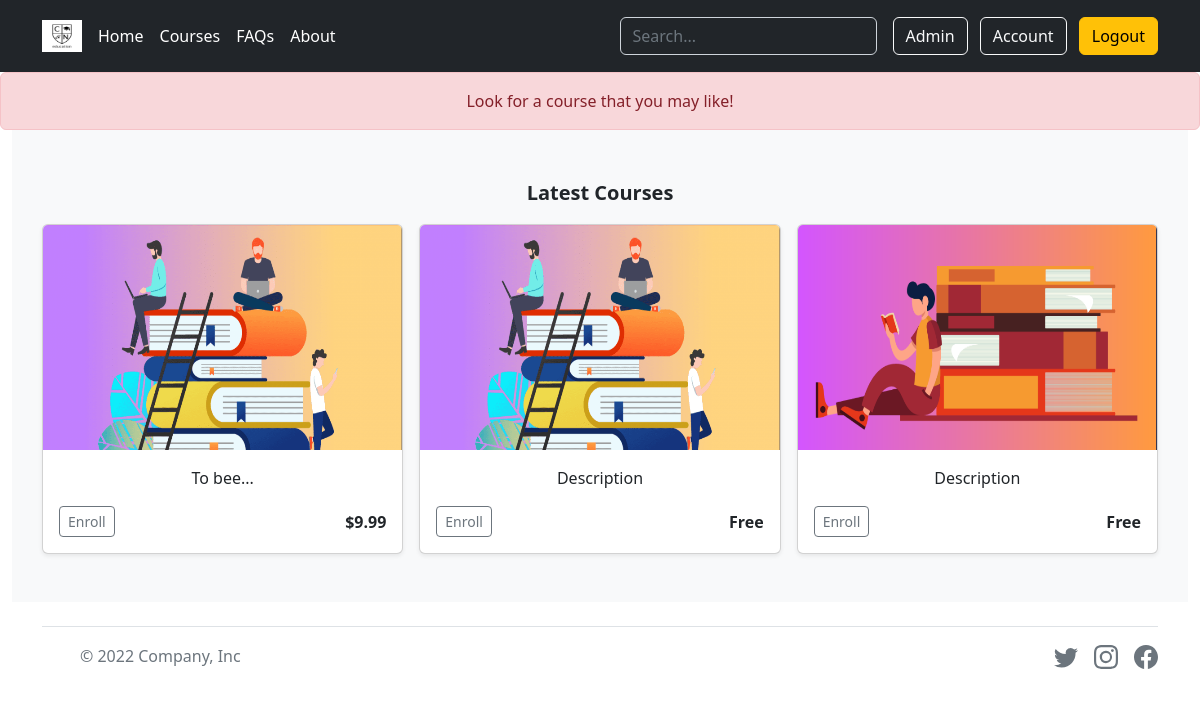
The page /account (signed in) on the database as committed earlier.
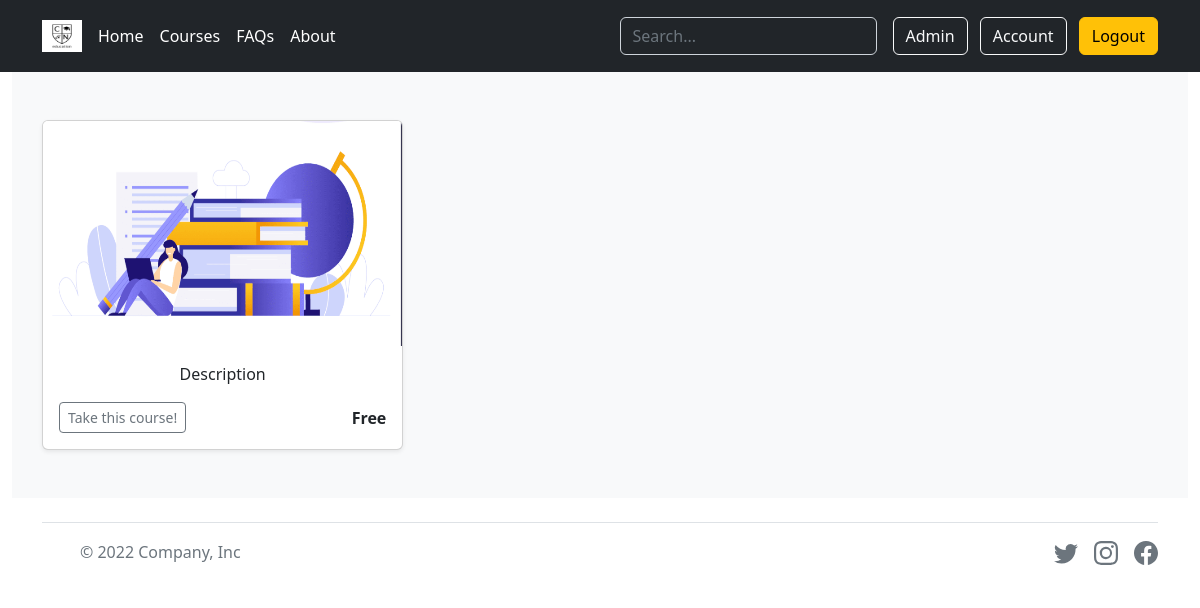
The same page on the database as committed later.
### tables this page shows
CREATE TABLE courses (id INTEGER PRIMARY KEY AUTOINCREMENT NOT NULL, price TEXT NOT NULL, text TEXT NOT NULL, name TEXT NOT NULL);

CREATE TABLE users_courses (id INTEGER PRIMARY KEY AUTOINCREMENT NOT NULL, user_id INT NOT NULL, course_id INT NOT NULL);

### app.py (the view)
@app.route("/account")
@login_required
def account():
    users_courses = db.execute("SELECT * FROM users_courses, courses WHERE courses.id = users_courses.course_id AND user_id = ?",
         session["user_id"])
    if len(users_courses) == 0:
        free = db.execute("SELECT * FROM courses ORDER BY id DESC LIMIT 3")
        flash("Look for a course that you may like!")
        return render_template("account.html", frees = free)
    return render_template("account.html", ids = users_courses)

### app.py (called while the page is built)
@app.after_request
def after_request(response):
    response.headers["Cache-Control"] = "no-cache, no-store, must-revalidate"
    response.headers["Expires"] = 0
    response.headers["Pragma"] = "no-cache"
    return response

### helpers.py (called while the page is built)
def login_required(f):
    @wraps(f)
    def decorated_function(*args, **kwargs):
        if session.get("user_id") is None:
            return redirect("/login")
        return f(*args, **kwargs)
    return decorated_function

### templates/account.html (shortened to what this page needs)
{% extends "layout-account.html" %}
{% block main %}
{% if ids %}
<div class="album py-5 bg-light">
  <div class="container">
    <div class="row row-cols-1 row-cols-sm-2 row-cols-md-3 g-3">
      {% for id in ids %}
      <form action="/course" method="post">
      <div class="col">
        <div class="card shadow-sm">
          <img src="../static/courses/{{ id.id }}.png" class="bd-placeholder-img card-img-top" width="100%" height="225" alt="...">
          <div class="card-body">
            <p class="card-text">{{ id.text }}</p>
            <div class="d-flex justify-content-between align-items-center">
              <div class="btn-group">
                <button class="btn btn-sm btn-outline-secondary" id="id" name="id" value="{{ id.id }}">Take this course!</a>
              </div>
              <small class="fs-6 fw-semibold">{{ id.price }}</small>
            </div>
          </div>
        </div>
      </div>
    </form>
      {% endfor %}
    </div>
  </div>
</div>
{% else %}
<div class="album py-5 bg-light">
  <div class="container">
    <p class="text-center fs-5 fw-semibold">Latest Courses</p>
    <div class="row row-cols-1 row-cols-sm-2 row-cols-md-3 g-3">
      {% for free in frees %}
      <form action="/course" method="post">
      <div class="col">
        <div class="card shadow-sm">
          <img src="../static/courses/{{ free.id }}.png" class="bd-placeholder-img card-img-top" width="100%" height="225" alt="...">
          <div class="card-body">
            <p class="card-text">{{ free.text }}</p>
            <div class="d-flex justify-content-between align-items-center">
              <div class="btn-group">
                <button class="btn btn-sm btn-outline-secondary" id="id" name="id" value="{{ free.id }}">Enroll</a>
              </div>
              <small class="fs-6 fw-semibold">{{ free.price }}</small>
            </div>
          </div>
        </div>
      </div>
    </form>
      {% endfor %}
    </div>
  </div>
</div>
{% endif %}
{% endblock %}

### templates/layout-account.html (shortened to what this page needs)
<!DOCTYPE html>
<html lang="eng">
    <head>
        <link href="https://cdn.jsdelivr.net/npm/bootstrap@5.2.0/dist/css/bootstrap.min.css" rel="stylesheet">
    </head>
    <body>
        <header class="p-3 text-bg-dark">
            <div class="container">
              <div class="d-flex flex-wrap align-items-center justify-content-center justify-content-lg-start">
                <a href="/" class="d-flex align-items-center mb-2 mb-lg-0 text-white text-decoration-none">
                  <img class="bi me-2" width="40" height="32" role="img" aria-label="Bootstrap" src="../static/logo2.png"></img>
                </a>
                {% if session["user_id"] %}
                <ul class="nav col-12 col-lg-auto me-lg-auto mb-2 justify-content-center mb-md-0">
                    <li><a href="/" class="nav-link px-2 text-white">Home</a></li>
                    <li><a href="/courses" class="nav-link px-2 text-white">Courses</a></li>
                    <li><a href="#" class="nav-link px-2 text-white">FAQs</a></li>
                    <li><a href="#" class="nav-link px-2 text-white">About</a></li>
                  </ul>
                  <form class="col-12 col-lg-auto mb-3 mb-lg-0 me-lg-3" role="search">
                    <input type="search" class="form-control form-control-dark text-bg-dark" placeholder="Search..." aria-label="Search">
                  </form>
                  <div class="text-end">
                    <a class="btn btn-outline-light me-2" href="/admin" role="button">Admin</a>
                    <a class="btn btn-outline-light me-2" href="/account" role="button">Account</a>
                    <a class="btn btn-warning" href="/logout" role="button">Logout</a>
                  </div>
                {% endif %}
              </div>
            </div>
          </header>
        {% with messages = get_flashed_messages() %}
        {% if messages %}
        <div class="alert alert-danger mb-0 text-center" role="alert">
          {% for message in messages %}
          {{ message }}
          {% endfor %}
        </div>
        {% endif %}
        {% endwith %}
        <main class="container-fluid text-center">
            {% block main %}{% endblock %}
        </main>
        <div class="container">
            <footer class="d-flex flex-wrap justify-content-between align-items-center py-3 my-4 border-top">
              <div class="col-md-4 d-flex align-items-center">
                <a href="/" class="mb-3 me-2 mb-md-0 text-muted text-decoration-none lh-1">
                  <svg class="bi" width="30" height="24"><use xlink:href="#bootstrap"></use></svg>
                </a>
                <span class="mb-3 mb-md-0 text-muted">© 2022 Company, Inc</span>
              </div>
              <ul class="nav col-md-4 justify-content-end list-unstyled d-flex">
                <li class="ms-3"><a class="text-muted" href="#"></use></svg></a></li>
                <li class="ms-3"><a class="text-muted" href="#"></use></svg></a></li>
                <li class="ms-3"><a class="text-muted" href="#"></use></svg></a></li>
              </ul>
            </footer>
          </div>
    </body>
</html>

Rows that differ between the two databases and show on the page:
no longer on this page (row unchanged): courses: text "To bee...", {{ free.id }} 4 (drawn), price "$9.99"
no longer on this page (row unchanged): courses: text "Description", {{ free.id }} 3 (drawn), price "Free"
no longer on this page (row unchanged): courses: shows a picture, text "Description", {{ free.id }} 2 (drawn), price "Free"
added users_courses: text "Description", {{ id.id }} 1 (drawn), price "Free"
Other text that changed with them:
list line gone: "Look for a course that you may like!"
text no longer shown: "Latest Courses"
